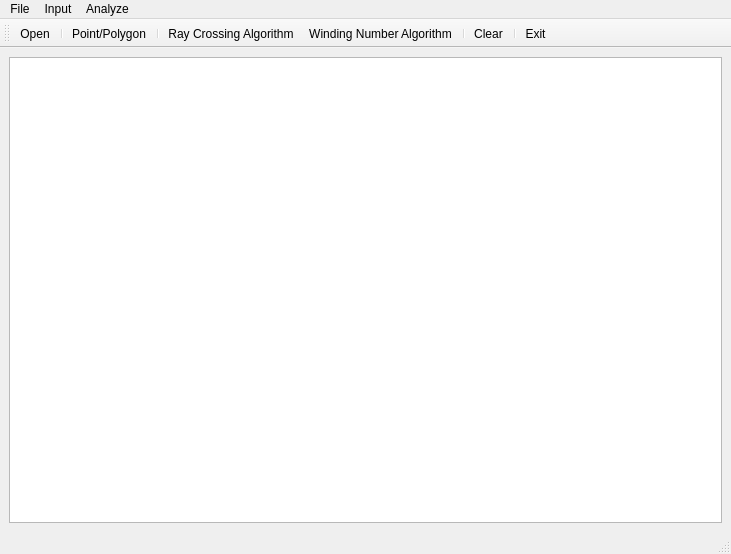
<?xml version="1.0" encoding="UTF-8"?>
<ui version="4.0">
 <class>MainWindow</class>
 <widget class="QMainWindow" name="MainWindow">
  <property name="geometry">
   <rect>
    <x>0</x>
    <y>0</y>
    <width>731</width>
    <height>554</height>
   </rect>
  </property>
  <property name="windowTitle">
   <string>Point and polygon position</string>
  </property>
  <widget class="QWidget" name="centralwidget">
   <layout class="QHBoxLayout" name="horizontalLayout">
    <item>
     <widget class="Draw" name="Canvas"/>
    </item>
   </layout>
  </widget>
  <widget class="QMenuBar" name="menubar">
   <property name="geometry">
    <rect>
     <x>0</x>
     <y>0</y>
     <width>731</width>
     <height>22</height>
    </rect>
   </property>
   <widget class="QMenu" name="menuzadejte_soubor">
    <property name="title">
     <string>File</string>
    </property>
    <addaction name="actionopen"/>
    <addaction name="actionexit"/>
   </widget>
   <widget class="QMenu" name="menuInput">
    <property name="title">
     <string>Input</string>
    </property>
    <addaction name="actionPolygon"/>
    <addaction name="separator"/>
    <addaction name="actionClear"/>
   </widget>
   <widget class="QMenu" name="menuAnalyze">
    <property name="title">
     <string>Analyze</string>
    </property>
    <addaction name="actionRay_Crossing"/>
    <addaction name="actionWinding_Number"/>
   </widget>
   <addaction name="menuzadejte_soubor"/>
   <addaction name="menuInput"/>
   <addaction name="menuAnalyze"/>
  </widget>
  <widget class="QStatusBar" name="statusbar"/>
  <widget class="QToolBar" name="toolBar">
   <property name="windowTitle">
    <string>toolBar</string>
   </property>
   <attribute name="toolBarArea">
    <enum>TopToolBarArea</enum>
   </attribute>
   <attribute name="toolBarBreak">
    <bool>false</bool>
   </attribute>
   <addaction name="actionopen"/>
   <addaction name="separator"/>
   <addaction name="actionPolygon"/>
   <addaction name="separator"/>
   <addaction name="actionRay_Crossing"/>
   <addaction name="actionWinding_Number"/>
   <addaction name="separator"/>
   <addaction name="actionClear"/>
   <addaction name="separator"/>
   <addaction name="actionexit"/>
  </widget>
  <action name="actionopen">
   <property name="icon">
    <iconset resource="images.qrc">
     <normaloff>:/images/icons/open_file.png</normaloff>:/images/icons/open_file.png</iconset>
   </property>
   <property name="text">
    <string>Open</string>
   </property>
   <property name="toolTip">
    <string>Open file</string>
   </property>
  </action>
  <action name="actionexit">
   <property name="icon">
    <iconset resource="images.qrc">
     <normaloff>:/images/icons/exit.png</normaloff>:/images/icons/exit.png</iconset>
   </property>
   <property name="text">
    <string>Exit</string>
   </property>
   <property name="toolTip">
    <string>Close app</string>
   </property>
  </action>
  <action name="actionPolygon">
   <property name="checkable">
    <bool>true</bool>
   </property>
   <property name="icon">
    <iconset resource="images.qrc">
     <normaloff>:/images/icons/pointpol.png</normaloff>:/images/icons/pointpol.png</iconset>
   </property>
   <property name="text">
    <string>Point/Polygon</string>
   </property>
   <property name="toolTip">
    <string>Input point/polygon vertex</string>
   </property>
  </action>
  <action name="actionClear">
   <property name="icon">
    <iconset resource="images.qrc">
     <normaloff>:/images/icons/clear_all.png</normaloff>:/images/icons/clear_all.png</iconset>
   </property>
   <property name="text">
    <string>Clear</string>
   </property>
  </action>
  <action name="actionRay_Crossing">
   <property name="icon">
    <iconset resource="images.qrc">
     <normaloff>:/images/icons/ray.png</normaloff>:/images/icons/ray.png</iconset>
   </property>
   <property name="text">
    <string>Ray Crossing Algorithm</string>
   </property>
  </action>
  <action name="actionWinding_Number">
   <property name="icon">
    <iconset resource="images.qrc">
     <normaloff>:/images/icons/winding.png</normaloff>:/images/icons/winding.png</iconset>
   </property>
   <property name="text">
    <string>Winding Number Algorithm</string>
   </property>
  </action>
 </widget>
 <customwidgets>
  <customwidget>
   <class>Draw</class>
   <extends>QListWidget</extends>
   <header>draw.h</header>
  </customwidget>
 </customwidgets>
 <resources>
  <include location="images.qrc"/>
 </resources>
 <connections>
  <connection>
   <sender>actionopen</sender>
   <signal>triggered()</signal>
   <receiver>MainWindow</receiver>
   <slot>close()</slot>
   <hints>
    <hint type="sourcelabel">
     <x>-1</x>
     <y>-1</y>
    </hint>
    <hint type="destinationlabel">
     <x>365</x>
     <y>276</y>
    </hint>
   </hints>
  </connection>
  <connection>
   <sender>actionexit</sender>
   <signal>triggered()</signal>
   <receiver>MainWindow</receiver>
   <slot>close()</slot>
   <hints>
    <hint type="sourcelabel">
     <x>-1</x>
     <y>-1</y>
    </hint>
    <hint type="destinationlabel">
     <x>365</x>
     <y>276</y>
    </hint>
   </hints>
  </connection>
  <connection>
   <sender>actionClear</sender>
   <signal>triggered()</signal>
   <receiver>MainWindow</receiver>
   <slot>close()</slot>
   <hints>
    <hint type="sourcelabel">
     <x>-1</x>
     <y>-1</y>
    </hint>
    <hint type="destinationlabel">
     <x>365</x>
     <y>276</y>
    </hint>
   </hints>
  </connection>
  <connection>
   <sender>actionWinding_Number</sender>
   <signal>triggered()</signal>
   <receiver>MainWindow</receiver>
   <slot>close()</slot>
   <hints>
    <hint type="sourcelabel">
     <x>-1</x>
     <y>-1</y>
    </hint>
    <hint type="destinationlabel">
     <x>365</x>
     <y>276</y>
    </hint>
   </hints>
  </connection>
  <connection>
   <sender>actionRay_Crossing</sender>
   <signal>triggered()</signal>
   <receiver>MainWindow</receiver>
   <slot>close()</slot>
   <hints>
    <hint type="sourcelabel">
     <x>-1</x>
     <y>-1</y>
    </hint>
    <hint type="destinationlabel">
     <x>365</x>
     <y>276</y>
    </hint>
   </hints>
  </connection>
  <connection>
   <sender>actionPolygon</sender>
   <signal>triggered()</signal>
   <receiver>MainWindow</receiver>
   <slot>close()</slot>
   <hints>
    <hint type="sourcelabel">
     <x>-1</x>
     <y>-1</y>
    </hint>
    <hint type="destinationlabel">
     <x>365</x>
     <y>276</y>
    </hint>
   </hints>
  </connection>
 </connections>
</ui>
